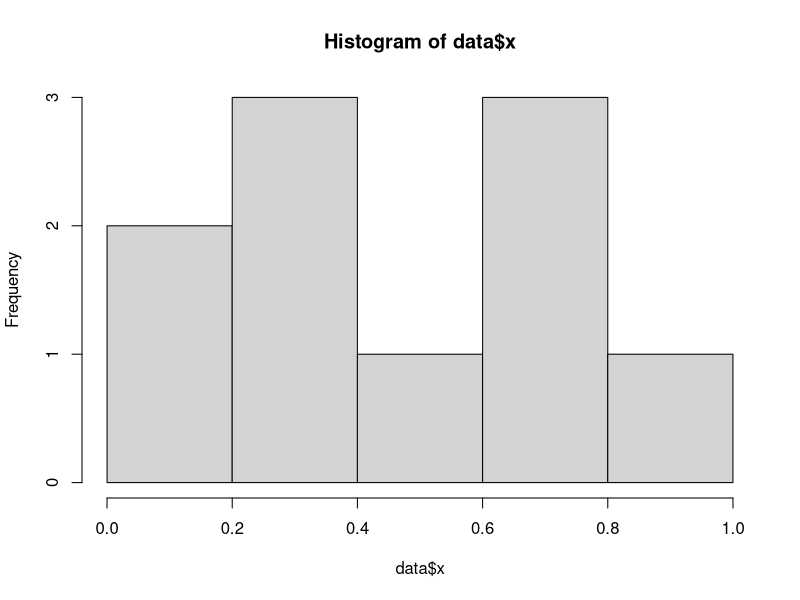
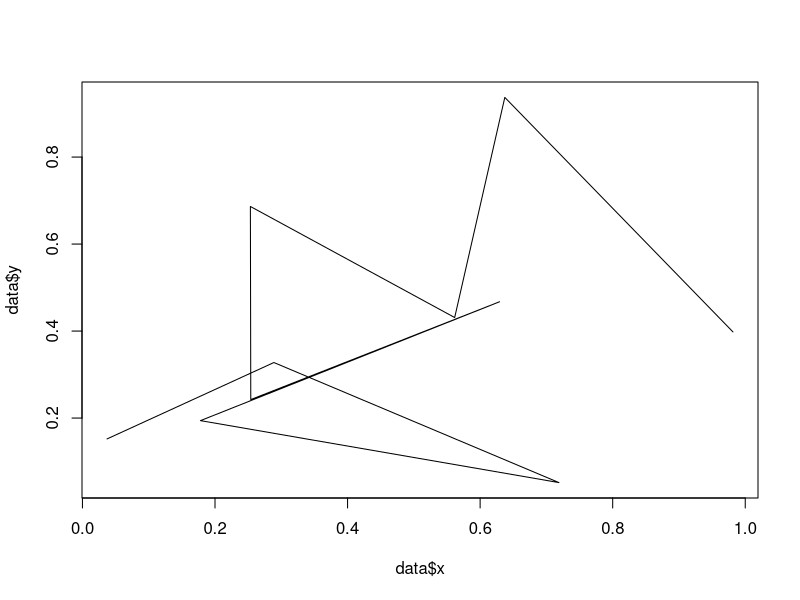
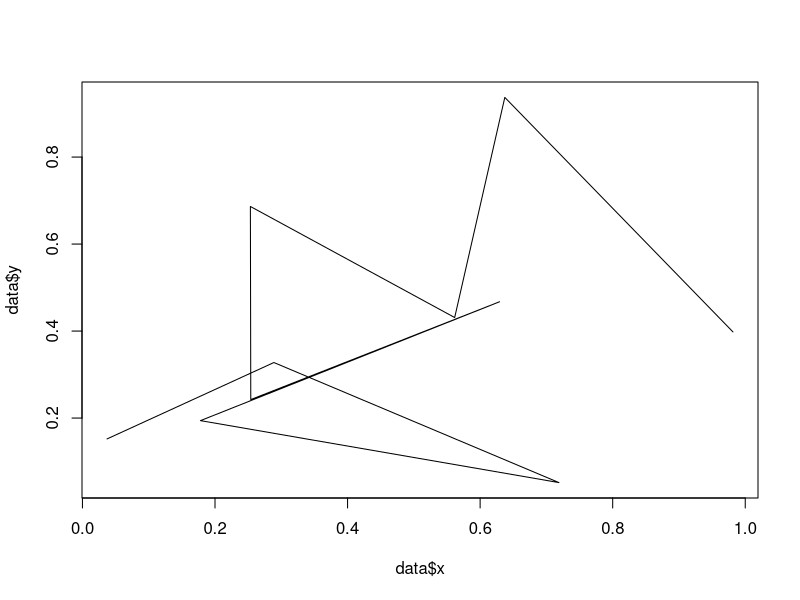
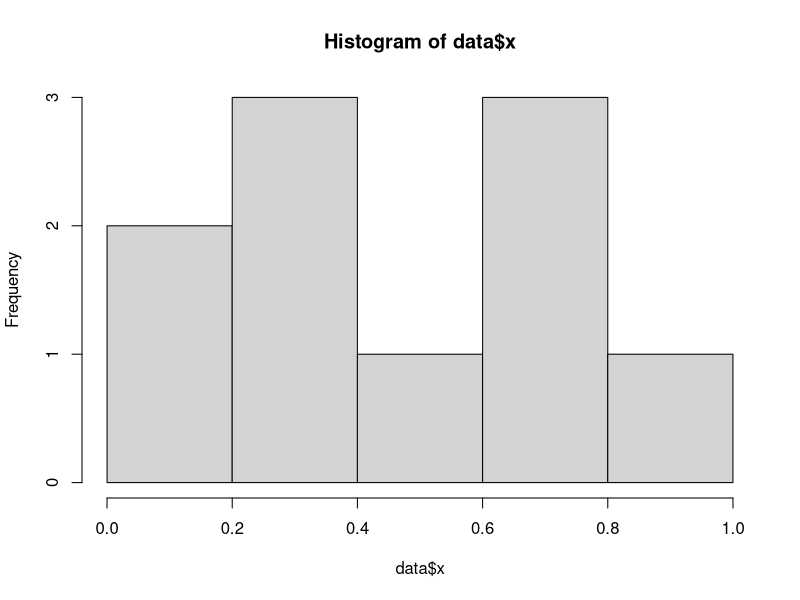
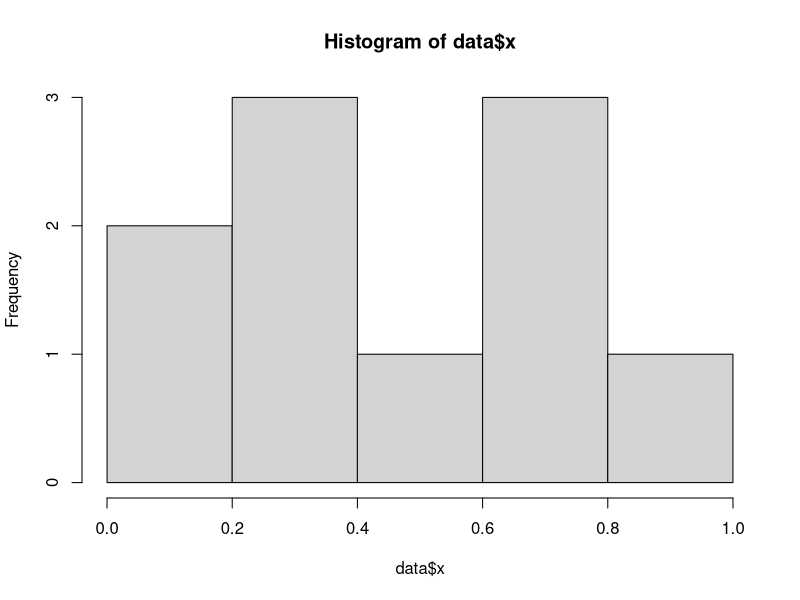
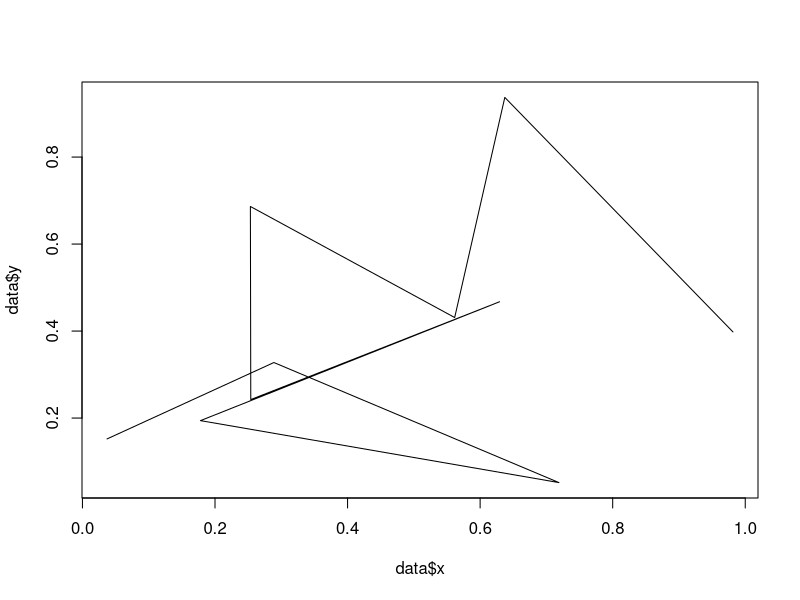
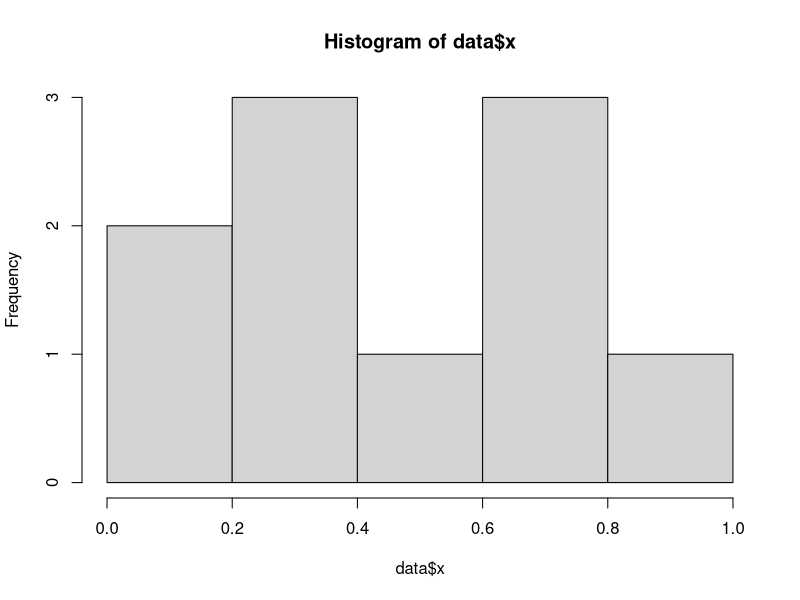
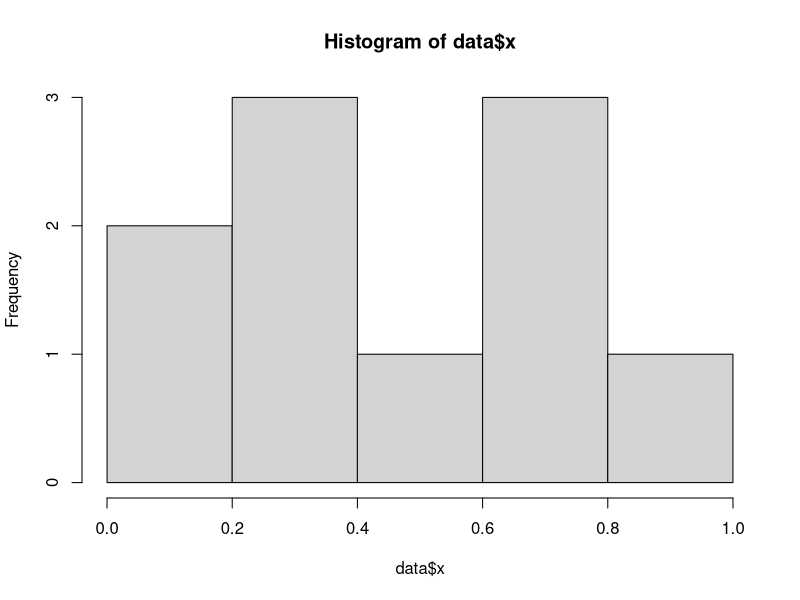

Write R code to recreate these figures, in order.
## ---- chunk 1
knitr::opts_chunk$set(echo = T,
                      results = "hide", fig.width=12)
library(ggplot2)
library(lattice)

library(microbenchmark)

data = data.frame(x = runif(10), y = runif(10))

options(microbenchmark.unit = "ns")

measurements = microbenchmark(
  ggplot_pointchart = ggplot(data = data, aes(x = data$x, y = data$y)) +
    geom_point(),
  ggplot_linechart = ggplot(data = data, aes(x = data$x, y = data$y)) +
    geom_line(),
  ggplot_barchart = ggplot(data = data, aes(
    x = data$x, y = data$y, col = data$x
  )) +
    geom_bar(stat = "identity"),
  ggplot_boxchart = ggplot(data = data, aes(
    x = data$x, y = data$y, col = data$x
  )) + geom_boxplot(),
  ggplot_densitychart = ggplot(data = data, aes(x = data$x)) +
    geom_histogram(binwidth = 1),
  ggplot_nochart = ggplot(),
  lattice_pointchart = xyplot(y ~ x, data),
  lattice_linechart = xyplot(y ~ x, data, type = c("smooth")),
  lattice_barchart = barchart(y ~ x, data),
  lattice_boxchart = bwplot(y ~ x, data),
  lattice_densitychart = histogram(data$x),
  lattice_nochart = xyplot(0 ~ 0, data = data),
  graphics_pointchart = plot(data$x, data$y, type = "p"),
  graphics_linechart = plot(data$x, data$y, type = "l"),
  graphics_barchart = plot(data$x, data$y, type = "h"),
  graphics_boxchart = boxplot(data$x, data$y),
  graphics_densitychart =   hist(data$x),
  graphics_nochart = plot(data$x, data$y, type = "n")
)

measurements = as.data.frame(summary(measurements))

framework = c(rep("ggplot", 6), rep("lattice", 6), rep("graphics", 6))

measurements = cbind(measurements, framework)
## ---- chunk 2
ggplot(data = measurements, aes(x = reorder(expr, mean), y = mean, fill = framework)) +
  geom_bar(stat = "identity") +
  theme_classic() + 
  scale_fill_manual(values = c("#1D3461", "#BC9EC1", "#D282A6")) +
  labs(x = "algorithm", y = "mean execution time [ns]", fill = "mean execution time [ns]") +
  coord_flip()
